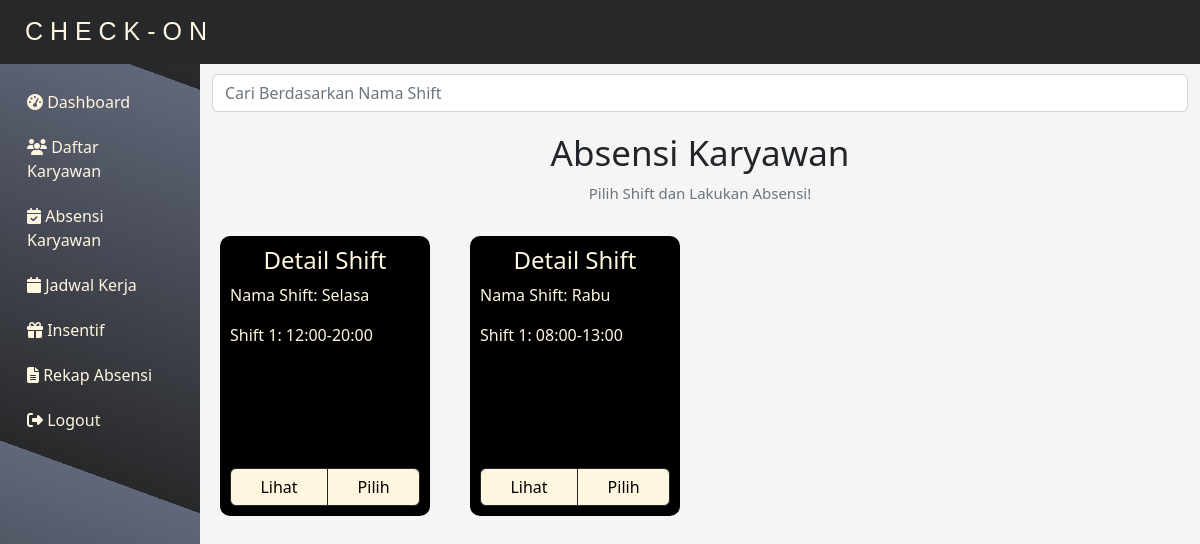
Page /sidebar/absensi_karyawan/absensi_karyawan.php (signed in) on the committed database.
### tables this page shows
CREATE TABLE `jam_kerja` (
  `id_jam_kerja` int(11) NOT NULL,
  `nama_shift` varchar(100) NOT NULL,
  `jumlah_shift` int(11) NOT NULL,
  `jam_shift` varchar(200) NOT NULL,
  `pembagian_karyawan` text NOT NULL
);

### sidebar/absensi_karyawan/absensi_karyawan.php (the view, shortened to what this page needs)
<?php
include "../../db_conn.php";
$sql = "SELECT id_jam_kerja, nama_shift, jumlah_shift, jam_shift, pembagian_karyawan FROM jam_kerja";
$result = mysqli_query($conn, $sql);
$totalRows = mysqli_num_rows($result);
mysqli_data_seek($result, 0);
?>
<!DOCTYPE html>
<html lang="en">
<head>
    <link rel="stylesheet" href="https://cdn.jsdelivr.net/npm/bootstrap@5.2.3/dist/css/bootstrap.min.css">
    <link rel="stylesheet" href="https://cdnjs.cloudflare.com/ajax/libs/font-awesome/6.4.0/css/all.min.css"
 />
    <link rel="stylesheet" href="absen.css">
</head>
<body>
    <main>
        <nav class="navbar navbar-expand-lg navbar-dark bg-dark" style="background-color: #272829 !important">
            <div class="container-fluid">
                <a class="navbar-brand" href="#"
                    style="color:#FFF6E0;font-size:25px;font-family: Arial, Helvetica, sans-serif;padding-left:13px">C H
                    E C K - O N</a>
            </div>
        </nav>
        <div class="container-fluid">
            <div class="row">
                <nav id="sidebar" class="col-md-2 bg-dark text-light py-3"
                    style="background: repeating-linear-gradient(20deg, #272829, #61677A 398px) !important">
                    <div class="sidebar-sticky">
                        <ul class="nav flex-column">
                            <li class="nav-item">
                                <a class="nav-link" href="../dashboard/dashboard.php" style="color:#FFF6E0">
                                    <i class="fas fa-tachometer-alt"></i> Dashboard
                                </a>
                            </li>
                            <li class="nav-item">
                                <a class="nav-link" href="../daftar_karyawan/daftar_karyawan.php" style="color:#FFF6E0">
                                    <i class="fas fa-users"></i> Daftar Karyawan
                                </a>
                            </li>
                            <li class="nav-item">
                                <a class="nav-link" href="../absensi_karyawan/absensi_karyawan.php"
                                    style="color:#FFF6E0">
                                    <i class="fas fa-calendar-check"></i> Absensi Karyawan
                                </a>
                            </li>
                            <li class="nav-item">
                                <a class="nav-link" href="../jadwal_kerja/jadwal_kerja.php" style="color:#FFF6E0">
                                    <i class="fas fa-calendar"></i> Jadwal Kerja
                                </a>
                            </li>
                            <li class="nav-item">
                                <a class="nav-link" href="../insentif/insentif.php" style="color:#FFF6E0">
                                    <i class="fas fa-gift"></i> Insentif
                                </a>
                            </li>
                            <li class="nav-item">
                                <a class="nav-link" href="../rekap_absen/rekap_absen.php" style="color:#FFF6E0">
                                    <i class="fas fa-file-alt"></i> Rekap Absensi
                                </a>
                            </li>
                            <li class="nav-item">
                                <a class="nav-link" href="../logout/logout.php" style="color:#FFF6E0"
                                    onclick="showLogoutAlert(event)">
                                    <i class="fas fa-sign-out-alt"></i> Logout
                                </a>
                            </li>
                        </ul>
                    </div>
                </nav>
                <main role="main" class="col-md-10 ml-sm-auto" style="background-color:whitesmoke">
                    <input type="text" class="form-control" placeholder="Cari Berdasarkan Nama Shift"
                        style="margin-top: 10px" name="search" id="searchInput">
                    <div class="custom-form-container" id="judulHlm">
                        <div class="container" style="padding-top:10px">
                            <div class="text-center mb-4">
                                <h3 style="margin-top: 10px;font-size:35px">Absensi Karyawan</h3>
                                <p class="text-muted" style="font-size:15px">Pilih Shift dan Lakukan Absensi!</p>
                            </div>
                        </div>
                    </div>
                    <div class="row row-cols-1 row-cols-md-4 g-4">
                        <?php
                        if ($totalRows > 0) {
                            while ($row = mysqli_fetch_assoc($result)) {
                                $id_jam_kerja = $row['id_jam_kerja'];
                                $nama_shift = $row['nama_shift'];
                                $jam_shift = $row['jam_shift'];
                                ?>
                        <div class="col-md-3">
                            <div class="hideShift">
                                <div class="black-box mx-2 my-2 d-flex flex-column justify-content-between">
                                    <div>
                                        <h4 style="text-align:center;color:#FFF6E0">Detail Shift</h4>
                                        <p style="color:#FFF6E0">Nama Shift: <?php echo $nama_shift; ?></p>
                                        <?php
                                                $shift_times = explode(',', $jam_shift);
                                                foreach ($shift_times as $index => $shift_time) {
                                                    echo "<p style='color:#FFF6E0'>Shift " . ($index + 1) . ": " . $shift_time . "</p>";
                                                }
                                                ?>
                                    </div>
                                    <div class="btn-group d-flex justify-content-center mt-3">
                                        <a href="view_jadwal.php?id_jam_kerja=<?php echo $id_jam_kerja; ?>"
                                            class="btn btn-dark btn-primary"
                                            style="background-color:#FFF6E0;color:black">Lihat</a>
                                        <a class="btn btn-dark btn-primary" style="background-color:#FFF6E0;color:black"
                                            href="absensi_karyawan_2.php?id_jam_kerja=<?php echo $id_jam_kerja; ?>">Pilih</a>
                                    </div>
                                </div>
                            </div>
                        </div>
                        <?php
                            }
                        }
                        ?>
                    </div>
                </main>
            </div>
        </div>
    </main>
</body>
</html>

### sidebar/absensi_karyawan/absen.css (style rules this page uses)
#sidebar { display: flex; flex-direction: column; height: 100vh; position: sticky; top: 0; }
.nav-link { color: inherit; text-decoration: none; padding: 10px 15px; transition: font-size 0.2s, color 0.2s, border-bottom 0.2s; border-bottom: 1px solid transparent; }

### sidebar/absensi_karyawan/absensi_karyawan.php (style rules this page uses)
#sidebar { display: flex; flex-direction: column; height: 100vh; position: sticky; top: 0; }
.black-box { background-color: black; color: white; padding: 10px; margin: 5px; height: 280px; overflow-y: auto; position: relative; border-radius: 10px; }
.hideShift { display: block; }

### rows in the picture
jam_kerja: nama_shift "Selasa", jam_shift "12:00-20:00"
jam_kerja: nama_shift "Rabu", jam_shift "08:00-13:00"
